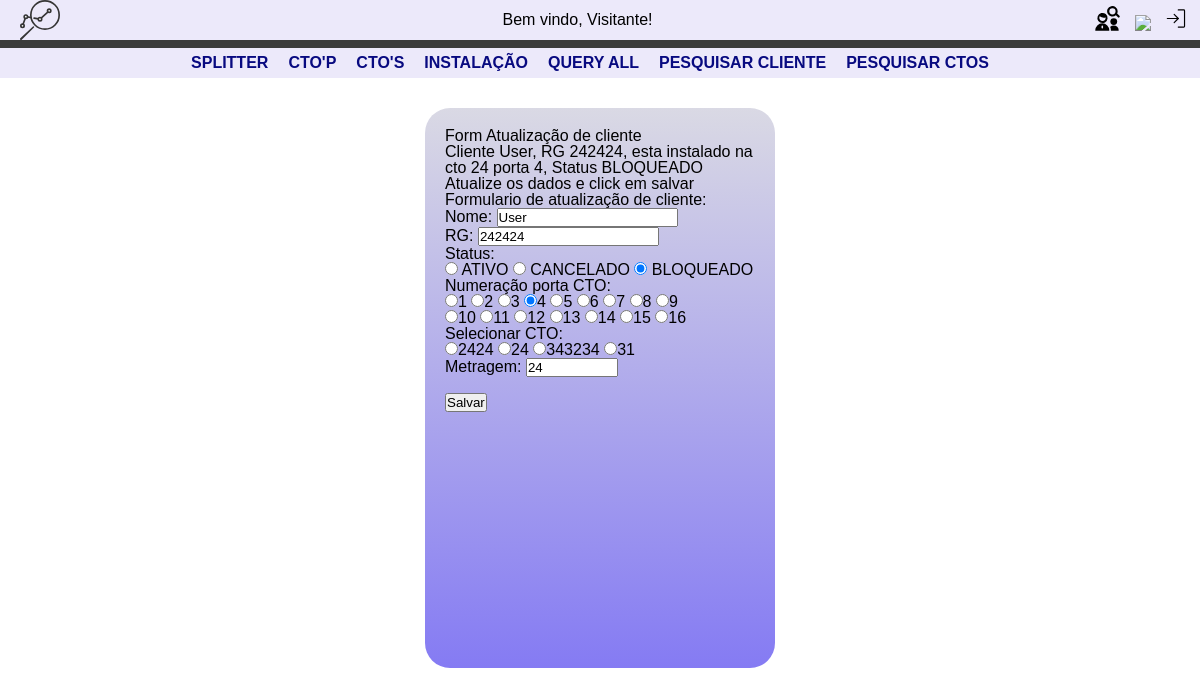
Page /ctomanager/atualizar_cliente/47/ on the committed database.
### CTO_manager/models.py (models this page shows, shortened)
class Cliente(models.Model):
  nome = models.CharField(max_length=100) # identificação do cliente pelo nome
  rg = models.IntegerField(blank=True) # identificao do cliente RG
  status = models.CharField(max_length=15, default='ATIVO') # identificação do status do cliente  ativo, cancelado, bloqueado, se nada for atribuido inicialmente começa como 'ativo'
  porta = models.PositiveIntegerField(blank=True) # salvar a numeracao da porta que o cliente esta associado a cto, somente numeros positivos
  numeracao_cto = models.IntegerField(blank=True, null=True) # deixar salva a numeracao da cto
  metragem = models.IntegerField(default=0) # tamanho do cabo que foi utilizado para instalacao

class CtoSecundaria(models.Model):
  numeracao = models.IntegerField() # Numero de identificacao da CTO secundaria
  descricao = models.TextField(blank=True, null=True, verbose_name='Descricao detalhada') # Informacoes detalhadas e observacoes sobre a CTO
  sinal_entrada = models.FloatField() # Referencia para o sinal que esta chegando na caixa (futura implementacao para verificar atenuacoes na rota)
  splitter = models.ForeignKey(Splitter, on_delete=models.CASCADE) # Pre-requisito: cadastro do splitter; o tamanho do splitter define quantos cliente a caixa pode ter
  derivacao_ctoPrimaria = models.ForeignKey(CtoPrimaria, on_delete=models.CASCADE) # Pre-requisito: cadastro da cto primaria. buscar caixar com identificador da ctop
  metragem = models.IntegerField(default=0) # tamanho do cabo que foi utilizado para instalacao
  clientes = models.ManyToManyField(Cliente, blank=True) # Este e o tipo de campo que define uma relacao de muitos-para-muitos com o modelo Cliente.

### CTO_manager/views.py (the view, shortened to what this page needs)
# urls.py: path('atualizar_cliente/<int:pk>/', views.atualizar_cliente, name='atualizar_cliente'),
def atualizar_cliente(request, pk):
  template = loader.get_template('CTO_manager/atualizar_cliente.html') ## carregando locla do arquivo html
  cliente = Cliente.objects.get(pk=pk)
  ctos = CtoSecundaria.objects.all()
  context = {
    'titulo' : 'Atualiza dados', # titulo da pagina
    'ctos':ctos,
    'range': [1,2,3,4,5,6,7,8,9,10,11,12,13,14,15,16],
    'nome': cliente.nome,
    'rg': cliente.rg,
    'cto': cliente.numeracao_cto,
    'porta': cliente.porta,
    'status': cliente.status,
    'metragem': cliente.metragem,
    'pk': cliente.pk,
  }
  return HttpResponse(template.render(context, request))

### CTO_manager/templates/CTO_manager/atualizar_cliente.html (shortened to what this page needs)
{% extends 'base.html' %}
{% block content %}
<section class="main">
<h1>Form Atualização de cliente</h1>
<p>
  Cliente {{nome}}, RG {{rg}}, esta instalado na cto {{cto}} porta {{porta}}, <strong> Status {{status}}</strong>
</p>
<p>
  Atualize os dados e click em salvar
</p>
<form action="/ctomanager/atualizar_cliente/{{pk}}/" method="post">
  <fieldset>
    <legend>Formulario de atualização de cliente:</legend>
    <p>
      <label for="nome">Nome:</label>
      <input type="text" name="nome" id="nome" value="{{nome}}" required>
    </p>
    <p>
      <label for="rg">RG:</label>
      <input type="number" name="rg", id="rg"  value="{{rg}}" placeholder="Somente numeros">
    </p>
    <p>
      Status:<br>
      <input type="radio" name="status" value="ATIVO" id="ativo" {% if status == 'ATIVO' %}checked{% endif %}>
      <Label for="ativo">ATIVO</Label>
      <input type="radio" name="status" value="CANCELADO" id="cancelado" {% if status == 'CANCELADO' %}checked{% endif %}>
      <label for="cancelado">CANCELADO</label>
      <input type="radio" name="status" value="BLOQUEADO" id="bloqueado" {% if status == 'BLOQUEADO' %}checked{% endif %}>
      <label for="bloqueado">BLOQUEADO</label>
    </p>
    <p>
       <span>Numeração porta CTO:</span><br>
      {% for numero in range %}
      <input type="radio" name="porta" id="pt" value="{{numero}}" {% if porta == numero %}checked{% endif %}><label for="porta" >{{numero}}</label>
      {% if numero == 9 %}
        <br>
      {%endif%}
      {% endfor %}
    </p>
    <p>
      <span>Selecionar CTO:</span><br>
      {% for cto in ctos %}
        <input type="radio" name="numeracao_cto" value="{{cto.numeracao}}" id="{{cto.numeracao}}" required
        ><label for="{{cto.numeracao}}">{{cto.numeracao}}</label>
      {% endfor %}
    </p>
    <p>
      <label for="metragem">Metragem:</label>
      <input type="number" step="0.01" name="metragem" id="metragem" min="0" max="1000" value="{{ metragem }}">
    </p>
    <br><button type="submit">Salvar</button>
  </fieldset>
</form>
</section>
{% endblock %}

### static/css/style_menu.css (style rules this page uses)
body { font-family: Arial, sans-serif; }

### static/css/formulario.css (style rules this page uses)
.main { margin: 30px auto; min-height: 70vh; max-width: 350px; border-radius: 25px; padding: 20px; background: linear-gradient(to top, #3b2bec9f, #c3c2d49f); }

### rows in the picture
Cliente: nome "User", status "BLOQUEADO", status "☐ ATIVO", status "☐ CANCELADO", status "☑ BLOQUEADO"
CtoSecundaria: numeracao "☐ 2424", numeracao "2424"
CtoSecundaria: numeracao "☐ 24", numeracao "24"
CtoSecundaria: numeracao "☐ 343234", numeracao "343234"
CtoSecundaria: numeracao "☐ 31", numeracao "31"

### other values in the picture
{{ rg }} "242424"
{{ cto }} "24"
{{ porta }} "4"
{{ numero }} "1" "2" "3" "4" "5" "6" "7" "8" "9" "10" "11" "12" "13" "14" "15" "16"
